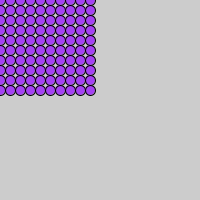
Frame 1 (no input)
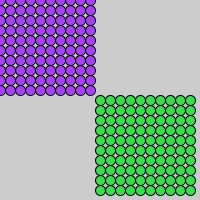
Frame 2 (the mouse pressed at the canvas centre, redrawn once)

The Processing sketch that drew these frames (run headless with seeded random() and noise(); the mouse was pressed at the canvas centre and the sketch redrawn once):

// Processing sketch: processing_33250
// ── processing_33250.pde

//fill the screen with horizontal lines 10 pixels apart.

int line_distance = 10;
int line_space = 10;


void setup() {
//  frameRate(10);
  noLoop();
  size(200, 200);
}

void draw() {
  
  fill( random(256), random(256), random(256) );

  for (int i = 0; i < 10; i=i+1) {
    for (int j = 0; j < 10; j+=1) {
      ellipse( mouseX + (j * 10), mouseY+ (i * 10), 10, 10);
//      ellipse( mouseX + (j * 10), mouseY+ (i * 10), 10, 10);
//      println("i = " + i + " i * 5 = " + i*5);
    }
  }     



//  for (int i = 0; i < 10; i=i+1) {
//    if ( (i == 5) || (i==3)) {
//      //do nothing
//    } else if (i==4){
//      fill(255, 0, 0);
//      rectMode(CENTER);
//      rect(100 - (i*5), 100, 10, 20);
//    } else { 
//      ellipse( 100 - (i * 5), 100, 10, 20);
//    }
//    println("i = " + i + " i * 5 = " + i*5);
//  } 
  
//  for (line_distance = 10; line_distance < height; line_distance += line_space) {
//      line(0, line_distance, width, line_distance);
//  }
//  if (line_distance < height) {
//    line(0, line_distance, width, line_distance);
//    line_distance = line_distance + line_space; 
//  }
}
